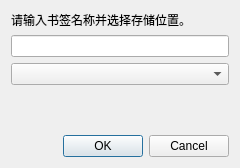
<?xml version="1.0" encoding="UTF-8"?>
<ui version="4.0">
 <class>AddBookmarkDialog</class>
 <widget class="QDialog" name="AddBookmarkDialog">
  <property name="geometry">
   <rect>
    <x>0</x>
    <y>0</y>
    <width>240</width>
    <height>168</height>
   </rect>
  </property>
  <property name="windowTitle">
   <string>添加书签</string>
  </property>
  <layout class="QVBoxLayout" name="verticalLayout">
   <item>
    <widget class="QLabel" name="label">
     <property name="text">
      <string>请输入书签名称并选择存储位置。</string>
     </property>
     <property name="textFormat">
      <enum>Qt::PlainText</enum>
     </property>
     <property name="wordWrap">
      <bool>true</bool>
     </property>
    </widget>
   </item>
   <item>
    <widget class="QLineEdit" name="name"/>
   </item>
   <item>
    <widget class="QComboBox" name="location"/>
   </item>
   <item>
    <spacer name="verticalSpacer">
     <property name="orientation">
      <enum>Qt::Vertical</enum>
     </property>
     <property name="sizeHint" stdset="0">
      <size>
       <width>20</width>
       <height>2</height>
      </size>
     </property>
    </spacer>
   </item>
   <item>
    <widget class="QDialogButtonBox" name="buttonBox">
     <property name="orientation">
      <enum>Qt::Horizontal</enum>
     </property>
     <property name="standardButtons">
      <set>QDialogButtonBox::Cancel|QDialogButtonBox::Ok</set>
     </property>
     <property name="centerButtons">
      <bool>false</bool>
     </property>
    </widget>
   </item>
  </layout>
 </widget>
 <resources/>
 <connections>
  <connection>
   <sender>buttonBox</sender>
   <signal>accepted()</signal>
   <receiver>AddBookmarkDialog</receiver>
   <slot>accept()</slot>
   <hints>
    <hint type="sourcelabel">
     <x>248</x>
     <y>254</y>
    </hint>
    <hint type="destinationlabel">
     <x>157</x>
     <y>274</y>
    </hint>
   </hints>
  </connection>
  <connection>
   <sender>buttonBox</sender>
   <signal>rejected()</signal>
   <receiver>AddBookmarkDialog</receiver>
   <slot>reject()</slot>
   <hints>
    <hint type="sourcelabel">
     <x>316</x>
     <y>260</y>
    </hint>
    <hint type="destinationlabel">
     <x>286</x>
     <y>274</y>
    </hint>
   </hints>
  </connection>
 </connections>
</ui>
